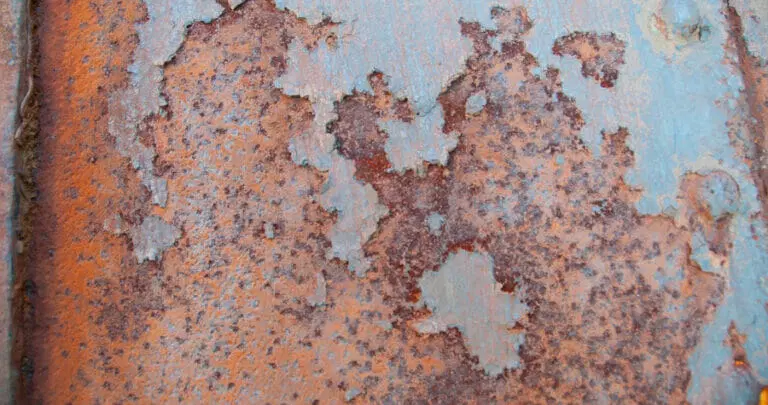
#> input picture Rust Detection/rust-featimage-768x405.jpg.webp, 768 x 405 px
$ python 'Rust Detector.py'
#> lines starting #> are read from the running program, lines starting #| are printed output that depends on the picture; after the words box and inside, x2 and y2 are one past the last pixel; in counts of white or black regions, pixels touching at a corner belong together
import cv2
import matplotlib.pyplot as plt
import numpy as np

image=cv2.imread('rust-featimage-768x405.jpg.webp')
#> image is the input picture: shape (405, 768, 3); mean B, G, R 127.7, 131.7, 157.3
image=cv2.cvtColor(image,cv2.COLOR_BGR2HSV)
#> image: shape (405, 768, 3); mean H, S, V 54.5, 65.9, 162.6

lower_red=np.array([0,70,70])
upper_red=np.array([10,255,255])
mask=cv2.inRange(image,lower_red,upper_red)
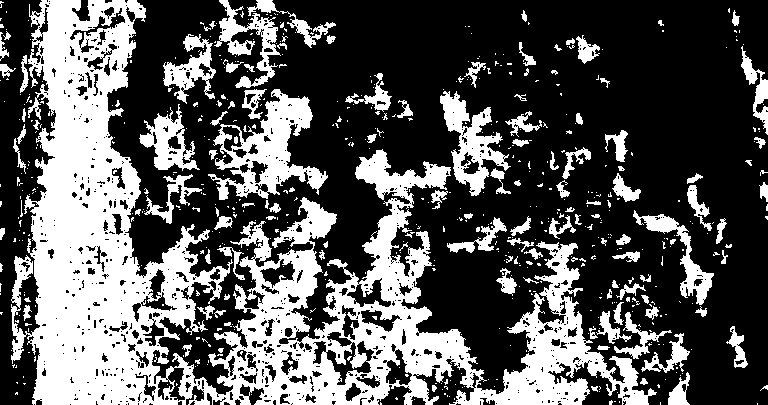
#> mask: shape (405, 768); 34.7% white; 616 white regions (494 under 20 px), largest, box (x1, y1, x2, y2) and area: (11, 0, 657, 405) 77155, (208, 89, 328, 200) 5173, (440, 91, 511, 196) 2805


lower_red=np.array([170,50,50])
upper_red=np.array([180,255,255])
mask1=cv2.inRange(image,lower_red,upper_red)
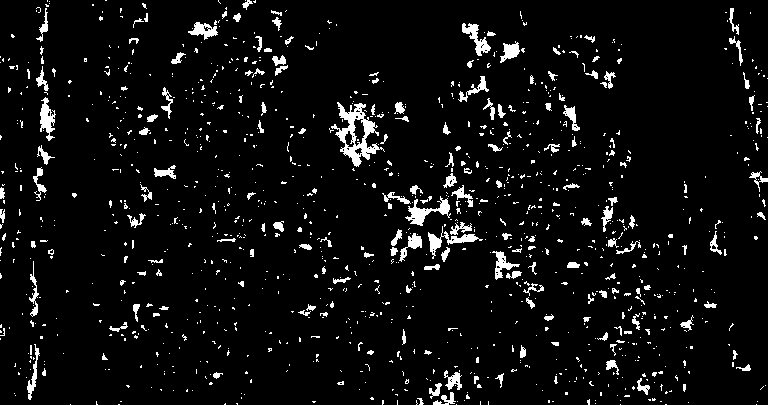
#> mask1: shape (405, 768); 5.6% white; 1184 white regions (1008 under 20 px), largest, box (x1, y1, x2, y2) and area: (331, 102, 385, 167) 1187, (405, 196, 451, 226) 472, (428, 226, 483, 259) 419
masktotal=mask1+mask
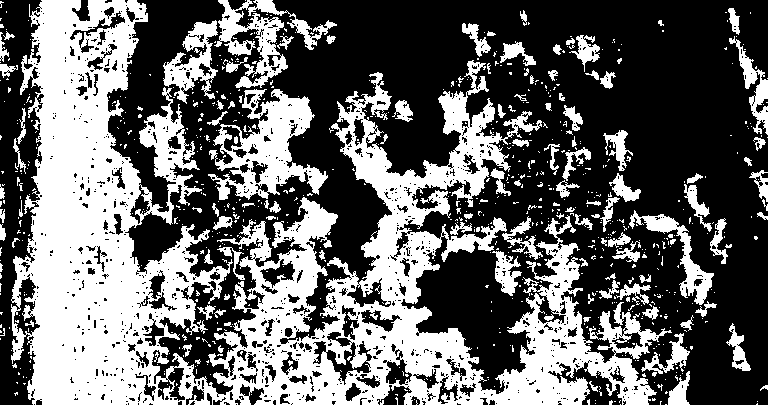
#> masktotal: shape (405, 768); 40.3% white; 804 white regions (691 under 20 px), largest, box (x1, y1, x2, y2) and area: (11, 0, 672, 405) 96351, (208, 89, 328, 200) 5844, (214, 0, 337, 88) 3267

kernal=np.ones((5,5),np.uint8)
corrmask=cv2.dilate(masktotal,kernal,iterations=5)
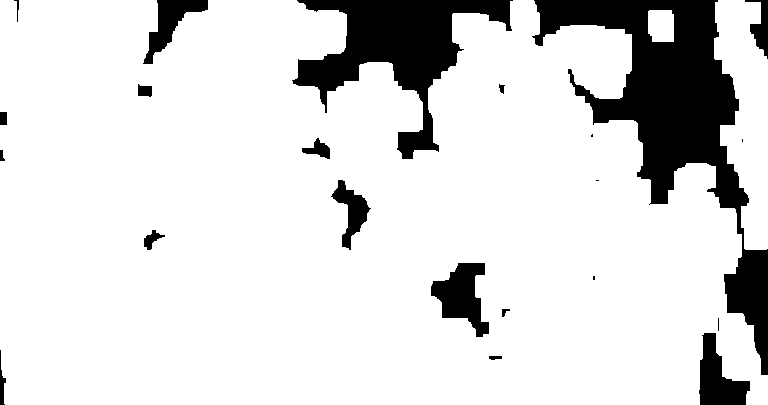
#> corrmask: shape (405, 768); 85.7% white; 22 black regions (5 under 20 px)

contours,hierarchy=cv2.findContours(masktotal,cv2.RETR_TREE,cv2.CHAIN_APPROX_SIMPLE)
#> contours = 2248 contours, 1982 with area under 20; largest, box (x1, y1, x2, y2) and area: (11, 0, 672, 405) 105629, (208, 89, 328, 200) 6305, (214, 0, 337, 88) 2998, (163, 20, 218, 104) 1884, (629, 210, 714, 305) 1522

for pic,contour in enumerate(contours):
    area=cv2.contourArea(contour)
    if(area>300):
        x,y,w,h=cv2.boundingRect(contour)
        image=cv2.rectangle(image,(x,y),(x+w,y+h),(0,255,255),2)
        cv2.putText(image,"Rust",(x,y),cv2.FONT_HERSHEY_SIMPLEX,0.5,(255,0,0),2)
#> this loop made 2248 passes
#> (area, x, y, w, h) on passes 48, 101, 123, 245, 394, 420, 518, 550, 648, 756, 810, 923: (360, 668, 371, 22, 34), (510.5, 641, 333, 49, 41), (417.5, 726, 323, 25, 48), (612.5, 492, 251, 30, 45), (370, 502, 216, 41, 44), (1522, 629, 210, 85, 95), (339.5, 684, 184, 28, 48), (340.5, 609, 173, 32, 29), (384.5, 603, 130, 30, 41), (6305, 208, 89, 120, 111), (328.5, 222, 125, 21, 27), (313, 500, 41, 36, 25)
#> area on pass 33: 22
#> image: shape (405, 768, 3); mean H, S, V 55.7, 75, 163.7

output=cv2.bitwise_and(image,image,mask=masktotal)
#> output: shape (405, 768, 3); mean H, S, V 13.1, 42.1, 62.5

plt.imshow(output)
plt.show()
